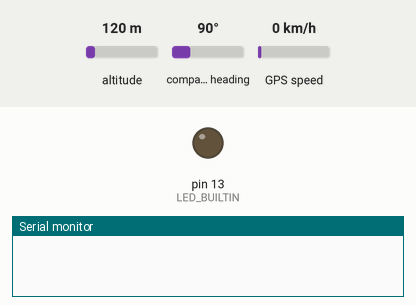
Recording of a sketch running on a simulated Arduino Uno, built with avr-gcc and run on an emulated ATmega328P. Parts: output pins drawn as LEDs (lit = HIGH), the last lines printed to the serial monitor. Dashed ring = blinking. The test bench sets the inputs (shaded band); at power-on: altitude 120 m, compass heading 90°, GPS speed 0 km/h. The GPS gets a fix after 3 s at 37.7749, -122.4194 with 8 satellites.

Above: at 1.5 s.
At 3.5 s:
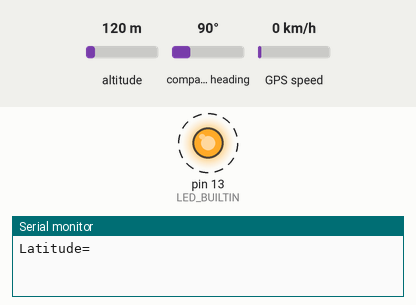
Timing chart, 0 to 4.7 s (numbered marks = the images above):
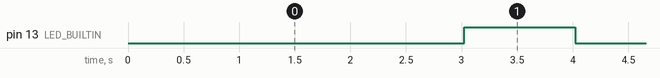

The sketch:

gps_get_location.ino
```cpp
#include <TinyGPS++.h>
#include <SoftwareSerial.h>

int RXPin = 4, TXPin = 3;
static const uint32_t GPSBaud = 9600;

// The TinyGPS++ object
TinyGPSPlus gps;

// The serial connection to the GPS device
SoftwareSerial ss(RXPin, TXPin);

void setup(){
  Serial.begin(9600);
  ss.begin(GPSBaud);
  pinMode(LED_BUILTIN, OUTPUT);
}

void loop(){
  // This sketch displays information every time a new sentence is correctly encoded.
  while (ss.available() > 0){
    gps.encode(ss.read());
    if (gps.location.isUpdated()){
      Serial.write("Latitude= ");
      digitalWrite(LED_BUILTIN, HIGH);   // turn the LED on (HIGH is the voltage level)
  delay(1000);   digitalWrite(LED_BUILTIN, LOW);    // turn the LED off by making the voltage LOW
  delay(1000);
      Serial.println(gps.location.lat(), 6);
      Serial.print(" Longitude= ");
      Serial.println(gps.location.lng(), 6);
    }
  }
}
```

Measured:
- by itself, pin 13 (LED_BUILTIN): alternates HIGH for 1.0 s and LOW for 1.0 s
